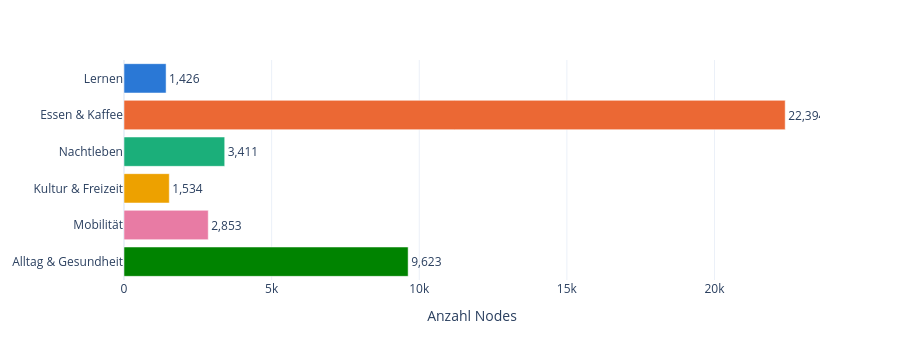

Notebook code cell kept with this figure:
### Markdown cell above
## Wie viele Orte pro Kategorie?

### Code cell
per_cat = df["category"].value_counts().reindex(CAT_ORDER).rename_axis("Kategorie").reset_index(name="Anzahl")
fig = px.bar(per_cat, x="Anzahl", y="Kategorie", orientation="h", color="Kategorie",
             color_discrete_map=COLORS, text="Anzahl")
fig.update_traces(texttemplate="%{text:,}", textposition="outside", hovertemplate="%{y}: %{x:,} Orte<extra></extra>")
fig.update_layout(showlegend=False, yaxis_title=None, xaxis_title="Anzahl Nodes", height=360)
fig.show()

### Figure 1 — Plotly figure (JSON) as saved in the notebook; plotly's stock layout.template omitted (floating-point values rounded to 4 significant figures)
{"data": [{"hovertemplate": "%{y}: %{x:,} Orte<extra></extra>", "legendgroup": "Lernen", "marker": {"color": "#2a78d6", "pattern": {"shape": ""}}, "name": "Lernen", "orientation": "h", "showlegend": true, "text": [1426.0], "textposition": "outside", "texttemplate": "%{text:,}", "type": "bar", "x": [1426], "xaxis": "x", "y": ["Lernen"], "yaxis": "y"}, {"hovertemplate": "%{y}: %{x:,} Orte<extra></extra>", "legendgroup": "Essen & Kaffee", "marker": {"color": "#eb6834", "pattern": {"shape": ""}}, "name": "Essen & Kaffee", "orientation": "h", "showlegend": true, "text": [22390.0], "textposition": "outside", "texttemplate": "%{text:,}", "type": "bar", "x": [22394], "xaxis": "x", "y": ["Essen & Kaffee"], "yaxis": "y"}, {"hovertemplate": "%{y}: %{x:,} Orte<extra></extra>", "legendgroup": "Nachtleben", "marker": {"color": "#1baf7a", "pattern": {"shape": ""}}, "name": "Nachtleben", "orientation": "h", "showlegend": true, "text": [3411.0], "textposition": "outside", "texttemplate": "%{text:,}", "type": "bar", "x": [3411], "xaxis": "x", "y": ["Nachtleben"], "yaxis": "y"}, {"hovertemplate": "%{y}: %{x:,} Orte<extra></extra>", "legendgroup": "Kultur & Freizeit", "marker": {"color": "#eda100", "pattern": {"shape": ""}}, "name": "Kultur & Freizeit", "orientation": "h", "showlegend": true, "text": [1534.0], "textposition": "outside", "texttemplate": "%{text:,}", "type": "bar", "x": [1534], "xaxis": "x", "y": ["Kultur & Freizeit"], "yaxis": "y"}, {"hovertemplate": "%{y}: %{x:,} Orte<extra></extra>", "legendgroup": "Mobilität", "marker": {"color": "#e87ba4", "pattern": {"shape": ""}}, "name": "Mobilität", "orientation": "h", "showlegend": true, "text": [2853.0], "textposition": "outside", "texttemplate": "%{text:,}", "type": "bar", "x": [2853], "xaxis": "x", "y": ["Mobilität"], "yaxis": "y"}, {"hovertemplate": "%{y}: %{x:,} Orte<extra></extra>", "legendgroup": "Alltag & Gesundheit", "marker": {"color": "#008300", "pattern": {"shape": ""}}, "name": "Alltag & Gesundheit", "orientation": "h", "showlegend": true, "text": [9623.0], "textposition": "outside", "texttemplate": "%{text:,}", "type": "bar", "x": [9623], "xaxis": "x", "y": ["Alltag & Gesundheit"], "yaxis": "y"}], "layout": {"barmode": "relative", "height": 360, "legend": {"title": {"text": "Kategorie"}, "tracegroupgap": 0}, "margin": {"t": 60}, "showlegend": false, "xaxis": {"anchor": "y", "domain": [0, 1], "title": {"text": "Anzahl Nodes"}}, "yaxis": {"anchor": "x", "categoryarray": ["Alltag & Gesundheit", "Mobilität", "Kultur & Freizeit", "Nachtleben", "Essen & Kaffee", "Lernen"], "categoryorder": "array", "domain": [0, 1], "title": {}}}}
